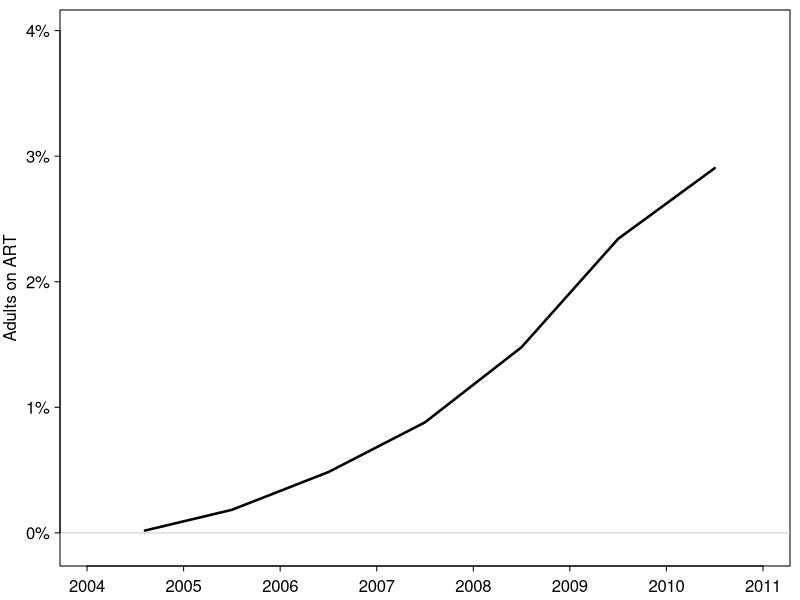

Reproduce this figure in R.
setwd("../../tasp-and-early-infection")

## Percentage of adults on ART assumed in calibration

art.frac <- c(0.000183501693954, 0.000367003387909, 0.000550505081863, 0.000734006775818, 0.000917508469772, 0.001101010163726, 0.001284511857681, 0.001468013551635, 0.001651515245589, 0.001835016939544,
              0.002135802936128, 0.002436588932711, 0.002737374929295, 0.003038160925879, 0.003338946922462, 0.003639732919046, 0.003940518915630, 0.004241304912214, 0.004542090908797, 0.004842876905381,
              0.005238861672595, 0.005634846439809, 0.006030831207024, 0.006426815974238, 0.006822800741452, 0.007218785508666, 0.007614770275881, 0.008010755043095, 0.008406739810309, 0.008802724577523,
              0.009401255559511, 0.009999786541500, 0.010598317523488, 0.011196848505476, 0.011795379487464, 0.012393910469453, 0.012992441451441, 0.013590972433429, 0.014189503415417, 0.014788034397405,
              0.015650731438506, 0.016513428479608, 0.017376125520709, 0.018238822561810, 0.019101519602911, 0.019964216644012, 0.020826913685113, 0.021689610726214, 0.022552307767315, 0.023415004808416,
              0.023978065526726, 0.024541126245035, 0.025104186963344, 0.025667247681653, 0.026230308399962, 0.026793369118272, 0.027356429836581, 0.027919490554890, 0.028482551273199, 0.029045611991509)


art.dates <- c(2004.6, 2004.7, 2004.8, 2004.9, 2005.0, 2005.1, 2005.2, 2005.3, 2005.4, 2005.5, 2005.6, 2005.7, 2005.8, 2005.9, 2006.0, 2006.1, 2006.2, 2006.3, 2006.4, 2006.5,
               2006.6, 2006.7, 2006.8, 2006.9, 2007.0, 2007.1, 2007.2, 2007.3, 2007.4, 2007.5, 2007.6, 2007.7, 2007.8, 2007.9, 2008.0, 2008.1, 2008.2, 2008.3, 2008.4, 2008.5,
               2008.6, 2008.7, 2008.8, 2008.9, 2009.0, 2009.1, 2009.2, 2009.3, 2009.4, 2009.5, 2009.6, 2009.7, 2009.8, 2009.9, 2010.0, 2010.1, 2010.2, 2010.3, 2010.4, 2010.5)


#####################
####  Figure S9  ####
#####################

pdf("figures/figureS9.pdf", h=1.6, w=3, pointsize=8)
par(mar=c(1.7, 3, 0.5, 0.5), mgp=c(2, 0.5, 0), tcl=-0.25, cex=1)
plot(art.dates, art.frac, type="l", lwd=2.5, xlim=c(2004, 2011), ylim=c(-0.001, 0.04),
     xlab="", ylab="Adults on ART", yaxt="n")
abline(h=0, col="grey80")
axis(2, 0:4/100, sprintf("%d%%", 0:4), las=1)
dev.off()
